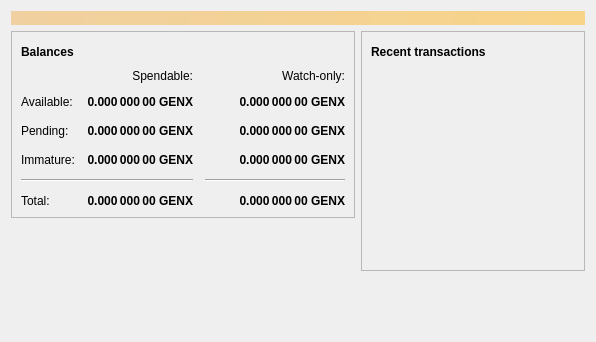
<?xml version="1.0" encoding="UTF-8"?>
<ui version="4.0">
 <class>OverviewPage</class>
 <widget class="QWidget" name="OverviewPage">
  <property name="geometry">
   <rect>
    <x>0</x>
    <y>0</y>
    <width>596</width>
    <height>342</height>
   </rect>
  </property>
  <property name="windowTitle">
   <string>Form</string>
  </property>
  <layout class="QVBoxLayout" name="topLayout">
   <item>
    <widget class="QLabel" name="labelAlerts">
     <property name="visible">
      <bool>false</bool>
     </property>
     <property name="styleSheet">
      <string notr="true">QLabel { background-color: qlineargradient(x1: 0, y1: 0, x2: 1, y2: 0, stop:0 #F0D0A0, stop:1 #F8D488); color:#000000; }</string>
     </property>
     <property name="wordWrap">
      <bool>true</bool>
     </property>
     <property name="margin">
      <number>3</number>
     </property>
     <property name="textInteractionFlags">
      <set>Qt::TextSelectableByMouse</set>
     </property>
    </widget>
   </item>
   <item>
    <layout class="QHBoxLayout" name="horizontalLayout" stretch="1,1">
     <item>
      <layout class="QVBoxLayout" name="verticalLayout_2">
       <item>
        <widget class="QFrame" name="frame">
         <property name="frameShape">
          <enum>QFrame::StyledPanel</enum>
         </property>
         <property name="frameShadow">
          <enum>QFrame::Raised</enum>
         </property>
         <layout class="QVBoxLayout" name="verticalLayout_4">
          <item>
           <layout class="QHBoxLayout" name="horizontalLayout_4">
            <item>
             <widget class="QLabel" name="label_5">
              <property name="font">
               <font>
                <weight>75</weight>
                <bold>true</bold>
               </font>
              </property>
              <property name="text">
               <string>Balances</string>
              </property>
             </widget>
            </item>
            <item>
             <widget class="QPushButton" name="labelWalletStatus">
              <property name="enabled">
               <bool>true</bool>
              </property>
              <property name="maximumSize">
               <size>
                <width>30</width>
                <height>16777215</height>
               </size>
              </property>
              <property name="toolTip">
               <string>The displayed information may be out of date. Your wallet automatically synchronizes with the Genesis network after a connection is established, but this process has not completed yet.</string>
              </property>
              <property name="text">
               <string/>
              </property>
              <property name="icon">
               <iconset resource="../genesis.qrc">
                <normaloff>:/icons/warning</normaloff>
                <disabledoff>:/icons/warning</disabledoff>:/icons/warning</iconset>
              </property>
              <property name="iconSize">
               <size>
                <width>24</width>
                <height>24</height>
               </size>
              </property>
              <property name="flat">
               <bool>true</bool>
              </property>
             </widget>
            </item>
            <item>
             <spacer name="horizontalSpacer_3">
              <property name="orientation">
               <enum>Qt::Horizontal</enum>
              </property>
              <property name="sizeHint" stdset="0">
               <size>
                <width>40</width>
                <height>20</height>
               </size>
              </property>
             </spacer>
            </item>
           </layout>
          </item>
          <item>
           <layout class="QGridLayout" name="gridLayout">
            <property name="spacing">
             <number>12</number>
            </property>
            <item row="2" column="2">
             <widget class="QLabel" name="labelWatchPending">
              <property name="font">
               <font>
                <weight>75</weight>
                <bold>true</bold>
               </font>
              </property>
              <property name="cursor">
               <cursorShape>IBeamCursor</cursorShape>
              </property>
              <property name="toolTip">
               <string>Unconfirmed transactions to watch-only addresses</string>
              </property>
              <property name="text">
               <string notr="true">0.000 000 00 GENX</string>
              </property>
              <property name="alignment">
               <set>Qt::AlignRight|Qt::AlignTrailing|Qt::AlignVCenter</set>
              </property>
              <property name="textInteractionFlags">
               <set>Qt::LinksAccessibleByMouse|Qt::TextSelectableByKeyboard|Qt::TextSelectableByMouse</set>
              </property>
             </widget>
            </item>
            <item row="2" column="1">
             <widget class="QLabel" name="labelUnconfirmed">
              <property name="font">
               <font>
                <weight>75</weight>
                <bold>true</bold>
               </font>
              </property>
              <property name="cursor">
               <cursorShape>IBeamCursor</cursorShape>
              </property>
              <property name="toolTip">
               <string>Total of transactions that have yet to be confirmed, and do not yet count toward the spendable balance</string>
              </property>
              <property name="text">
               <string notr="true">0.000 000 00 GENX</string>
              </property>
              <property name="alignment">
               <set>Qt::AlignRight|Qt::AlignTrailing|Qt::AlignVCenter</set>
              </property>
              <property name="textInteractionFlags">
               <set>Qt::LinksAccessibleByMouse|Qt::TextSelectableByKeyboard|Qt::TextSelectableByMouse</set>
              </property>
             </widget>
            </item>
            <item row="3" column="2">
             <widget class="QLabel" name="labelWatchImmature">
              <property name="font">
               <font>
                <weight>75</weight>
                <bold>true</bold>
               </font>
              </property>
              <property name="cursor">
               <cursorShape>IBeamCursor</cursorShape>
              </property>
              <property name="toolTip">
               <string>Mined balance in watch-only addresses that has not yet matured</string>
              </property>
              <property name="text">
               <string notr="true">0.000 000 00 GENX</string>
              </property>
              <property name="alignment">
               <set>Qt::AlignRight|Qt::AlignTrailing|Qt::AlignVCenter</set>
              </property>
              <property name="textInteractionFlags">
               <set>Qt::LinksAccessibleByMouse|Qt::TextSelectableByKeyboard|Qt::TextSelectableByMouse</set>
              </property>
             </widget>
            </item>
            <item row="4" column="0" colspan="2">
             <widget class="Line" name="line">
              <property name="orientation">
               <enum>Qt::Horizontal</enum>
              </property>
             </widget>
            </item>
            <item row="4" column="2">
             <widget class="Line" name="lineWatchBalance">
              <property name="sizePolicy">
               <sizepolicy hsizetype="Preferred" vsizetype="Fixed">
                <horstretch>0</horstretch>
                <verstretch>0</verstretch>
               </sizepolicy>
              </property>
              <property name="minimumSize">
               <size>
                <width>140</width>
                <height>0</height>
               </size>
              </property>
              <property name="orientation">
               <enum>Qt::Horizontal</enum>
              </property>
             </widget>
            </item>
            <item row="5" column="0">
             <widget class="QLabel" name="labelTotalText">
              <property name="text">
               <string>Total:</string>
              </property>
             </widget>
            </item>
            <item row="3" column="1">
             <widget class="QLabel" name="labelImmature">
              <property name="font">
               <font>
                <weight>75</weight>
                <bold>true</bold>
               </font>
              </property>
              <property name="cursor">
               <cursorShape>IBeamCursor</cursorShape>
              </property>
              <property name="toolTip">
               <string>Mined balance that has not yet matured</string>
              </property>
              <property name="text">
               <string notr="true">0.000 000 00 GENX</string>
              </property>
              <property name="alignment">
               <set>Qt::AlignRight|Qt::AlignTrailing|Qt::AlignVCenter</set>
              </property>
              <property name="textInteractionFlags">
               <set>Qt::LinksAccessibleByMouse|Qt::TextSelectableByKeyboard|Qt::TextSelectableByMouse</set>
              </property>
             </widget>
            </item>
            <item row="2" column="3">
             <spacer name="horizontalSpacer_2">
              <property name="orientation">
               <enum>Qt::Horizontal</enum>
              </property>
              <property name="sizeHint" stdset="0">
               <size>
                <width>40</width>
                <height>20</height>
               </size>
              </property>
             </spacer>
            </item>
            <item row="3" column="0">
             <widget class="QLabel" name="labelImmatureText">
              <property name="text">
               <string>Immature:</string>
              </property>
             </widget>
            </item>
            <item row="5" column="1">
             <widget class="QLabel" name="labelTotal">
              <property name="font">
               <font>
                <weight>75</weight>
                <bold>true</bold>
               </font>
              </property>
              <property name="cursor">
               <cursorShape>IBeamCursor</cursorShape>
              </property>
              <property name="toolTip">
               <string>Your current total balance</string>
              </property>
              <property name="text">
               <string notr="true">0.000 000 00 GENX</string>
              </property>
              <property name="alignment">
               <set>Qt::AlignRight|Qt::AlignTrailing|Qt::AlignVCenter</set>
              </property>
              <property name="textInteractionFlags">
               <set>Qt::LinksAccessibleByMouse|Qt::TextSelectableByKeyboard|Qt::TextSelectableByMouse</set>
              </property>
             </widget>
            </item>
            <item row="5" column="2">
             <widget class="QLabel" name="labelWatchTotal">
              <property name="font">
               <font>
                <weight>75</weight>
                <bold>true</bold>
               </font>
              </property>
              <property name="cursor">
               <cursorShape>IBeamCursor</cursorShape>
              </property>
              <property name="toolTip">
               <string>Current total balance in watch-only addresses</string>
              </property>
              <property name="text">
               <string notr="true">0.000 000 00 GENX</string>
              </property>
              <property name="alignment">
               <set>Qt::AlignRight|Qt::AlignTrailing|Qt::AlignVCenter</set>
              </property>
              <property name="textInteractionFlags">
               <set>Qt::LinksAccessibleByMouse|Qt::TextSelectableByKeyboard|Qt::TextSelectableByMouse</set>
              </property>
             </widget>
            </item>
            <item row="0" column="2">
             <widget class="QLabel" name="labelWatchonly">
              <property name="text">
               <string>Watch-only:</string>
              </property>
              <property name="alignment">
               <set>Qt::AlignRight|Qt::AlignTrailing|Qt::AlignVCenter</set>
              </property>
             </widget>
            </item>
            <item row="1" column="0">
             <widget class="QLabel" name="labelBalanceText">
              <property name="text">
               <string>Available:</string>
              </property>
             </widget>
            </item>
            <item row="1" column="1">
             <widget class="QLabel" name="labelBalance">
              <property name="font">
               <font>
                <weight>75</weight>
                <bold>true</bold>
               </font>
              </property>
              <property name="cursor">
               <cursorShape>IBeamCursor</cursorShape>
              </property>
              <property name="toolTip">
               <string>Your current spendable balance</string>
              </property>
              <property name="text">
               <string notr="true">0.000 000 00 GENX</string>
              </property>
              <property name="alignment">
               <set>Qt::AlignRight|Qt::AlignTrailing|Qt::AlignVCenter</set>
              </property>
              <property name="textInteractionFlags">
               <set>Qt::LinksAccessibleByMouse|Qt::TextSelectableByKeyboard|Qt::TextSelectableByMouse</set>
              </property>
             </widget>
            </item>
            <item row="1" column="2">
             <widget class="QLabel" name="labelWatchAvailable">
              <property name="font">
               <font>
                <weight>75</weight>
                <bold>true</bold>
               </font>
              </property>
              <property name="cursor">
               <cursorShape>IBeamCursor</cursorShape>
              </property>
              <property name="toolTip">
               <string>Your current balance in watch-only addresses</string>
              </property>
              <property name="text">
               <string notr="true">0.000 000 00 GENX</string>
              </property>
              <property name="alignment">
               <set>Qt::AlignRight|Qt::AlignTrailing|Qt::AlignVCenter</set>
              </property>
              <property name="textInteractionFlags">
               <set>Qt::LinksAccessibleByMouse|Qt::TextSelectableByKeyboard|Qt::TextSelectableByMouse</set>
              </property>
             </widget>
            </item>
            <item row="2" column="0">
             <widget class="QLabel" name="labelPendingText">
              <property name="text">
               <string>Pending:</string>
              </property>
             </widget>
            </item>
            <item row="0" column="1">
             <widget class="QLabel" name="labelSpendable">
              <property name="text">
               <string>Spendable:</string>
              </property>
              <property name="alignment">
               <set>Qt::AlignRight|Qt::AlignTrailing|Qt::AlignVCenter</set>
              </property>
             </widget>
            </item>
           </layout>
          </item>
         </layout>
        </widget>
       </item>
       <item>
        <spacer name="verticalSpacer">
         <property name="orientation">
          <enum>Qt::Vertical</enum>
         </property>
         <property name="sizeHint" stdset="0">
          <size>
           <width>20</width>
           <height>40</height>
          </size>
         </property>
        </spacer>
       </item>
      </layout>
     </item>
     <item>
      <layout class="QVBoxLayout" name="verticalLayout_3">
       <item>
        <widget class="QFrame" name="frame_2">
         <property name="frameShape">
          <enum>QFrame::StyledPanel</enum>
         </property>
         <property name="frameShadow">
          <enum>QFrame::Raised</enum>
         </property>
         <layout class="QVBoxLayout" name="verticalLayout">
          <item>
           <layout class="QHBoxLayout" name="horizontalLayout_2">
            <item>
             <widget class="QLabel" name="label_4">
              <property name="font">
               <font>
                <weight>75</weight>
                <bold>true</bold>
               </font>
              </property>
              <property name="text">
               <string>Recent transactions</string>
              </property>
             </widget>
            </item>
            <item>
             <widget class="QPushButton" name="labelTransactionsStatus">
              <property name="enabled">
               <bool>true</bool>
              </property>
              <property name="maximumSize">
               <size>
                <width>30</width>
                <height>16777215</height>
               </size>
              </property>
              <property name="toolTip">
               <string>The displayed information may be out of date. Your wallet automatically synchronizes with the Genesis network after a connection is established, but this process has not completed yet.</string>
              </property>
              <property name="text">
               <string/>
              </property>
              <property name="icon">
               <iconset resource="../genesis.qrc">
                <normaloff>:/icons/warning</normaloff>
                <disabledoff>:/icons/warning</disabledoff>:/icons/warning</iconset>
              </property>
              <property name="iconSize">
               <size>
                <width>24</width>
                <height>24</height>
               </size>
              </property>
              <property name="flat">
               <bool>true</bool>
              </property>
             </widget>
            </item>
            <item>
             <spacer name="horizontalSpacer">
              <property name="orientation">
               <enum>Qt::Horizontal</enum>
              </property>
              <property name="sizeHint" stdset="0">
               <size>
                <width>40</width>
                <height>20</height>
               </size>
              </property>
             </spacer>
            </item>
           </layout>
          </item>
          <item>
           <widget class="QListView" name="listTransactions">
            <property name="styleSheet">
             <string notr="true">QListView { background: transparent; }</string>
            </property>
            <property name="frameShape">
             <enum>QFrame::NoFrame</enum>
            </property>
            <property name="verticalScrollBarPolicy">
             <enum>Qt::ScrollBarAlwaysOff</enum>
            </property>
            <property name="horizontalScrollBarPolicy">
             <enum>Qt::ScrollBarAlwaysOff</enum>
            </property>
            <property name="selectionMode">
             <enum>QAbstractItemView::NoSelection</enum>
            </property>
           </widget>
          </item>
         </layout>
        </widget>
       </item>
       <item>
        <spacer name="verticalSpacer_2">
         <property name="orientation">
          <enum>Qt::Vertical</enum>
         </property>
         <property name="sizeHint" stdset="0">
          <size>
           <width>20</width>
           <height>40</height>
          </size>
         </property>
        </spacer>
       </item>
      </layout>
     </item>
    </layout>
   </item>
  </layout>
 </widget>
 <resources/>
 <connections/>
</ui>
